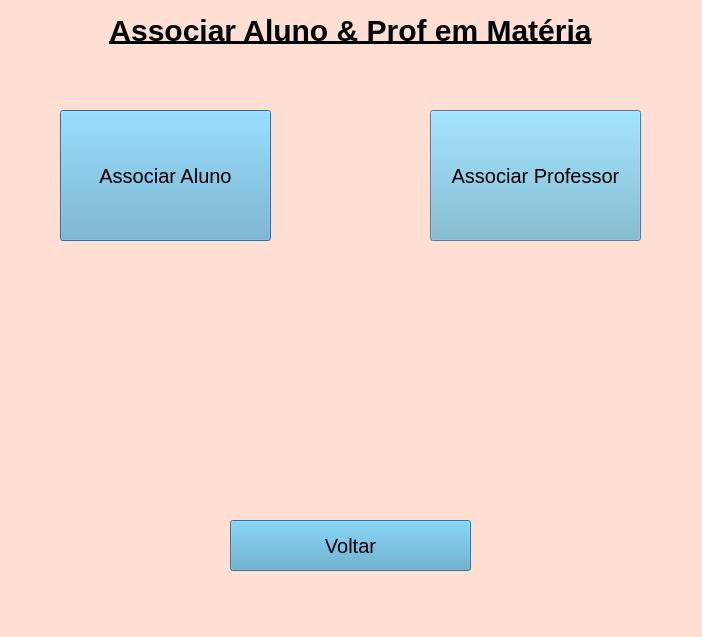
<?xml version="1.0" encoding="UTF-8"?>
<ui version="4.0">
 <class>telaMaterias</class>
 <widget class="QDialog" name="telaMaterias">
  <property name="geometry">
   <rect>
    <x>0</x>
    <y>0</y>
    <width>702</width>
    <height>637</height>
   </rect>
  </property>
  <property name="palette">
   <palette>
    <active>
     <colorrole role="WindowText">
      <brush brushstyle="SolidPattern">
       <color alpha="255">
        <red>0</red>
        <green>0</green>
        <blue>0</blue>
       </color>
      </brush>
     </colorrole>
     <colorrole role="Button">
      <brush brushstyle="SolidPattern">
       <color alpha="255">
        <red>30</red>
        <green>195</green>
        <blue>255</blue>
       </color>
      </brush>
     </colorrole>
     <colorrole role="Light">
      <brush brushstyle="SolidPattern">
       <color alpha="255">
        <red>255</red>
        <green>255</green>
        <blue>255</blue>
       </color>
      </brush>
     </colorrole>
     <colorrole role="Midlight">
      <brush brushstyle="SolidPattern">
       <color alpha="255">
        <red>255</red>
        <green>239</green>
        <blue>233</blue>
       </color>
      </brush>
     </colorrole>
     <colorrole role="Dark">
      <brush brushstyle="SolidPattern">
       <color alpha="255">
        <red>127</red>
        <green>111</green>
        <blue>105</blue>
       </color>
      </brush>
     </colorrole>
     <colorrole role="Mid">
      <brush brushstyle="SolidPattern">
       <color alpha="255">
        <red>170</red>
        <green>149</green>
        <blue>141</blue>
       </color>
      </brush>
     </colorrole>
     <colorrole role="Text">
      <brush brushstyle="SolidPattern">
       <color alpha="255">
        <red>0</red>
        <green>0</green>
        <blue>0</blue>
       </color>
      </brush>
     </colorrole>
     <colorrole role="BrightText">
      <brush brushstyle="SolidPattern">
       <color alpha="255">
        <red>255</red>
        <green>255</green>
        <blue>255</blue>
       </color>
      </brush>
     </colorrole>
     <colorrole role="ButtonText">
      <brush brushstyle="SolidPattern">
       <color alpha="255">
        <red>0</red>
        <green>0</green>
        <blue>0</blue>
       </color>
      </brush>
     </colorrole>
     <colorrole role="Base">
      <brush brushstyle="SolidPattern">
       <color alpha="255">
        <red>255</red>
        <green>255</green>
        <blue>255</blue>
       </color>
      </brush>
     </colorrole>
     <colorrole role="Window">
      <brush brushstyle="SolidPattern">
       <color alpha="255">
        <red>255</red>
        <green>223</green>
        <blue>211</blue>
       </color>
      </brush>
     </colorrole>
     <colorrole role="Shadow">
      <brush brushstyle="SolidPattern">
       <color alpha="255">
        <red>0</red>
        <green>0</green>
        <blue>0</blue>
       </color>
      </brush>
     </colorrole>
     <colorrole role="AlternateBase">
      <brush brushstyle="SolidPattern">
       <color alpha="255">
        <red>255</red>
        <green>239</green>
        <blue>233</blue>
       </color>
      </brush>
     </colorrole>
     <colorrole role="ToolTipBase">
      <brush brushstyle="SolidPattern">
       <color alpha="255">
        <red>255</red>
        <green>255</green>
        <blue>220</blue>
       </color>
      </brush>
     </colorrole>
     <colorrole role="ToolTipText">
      <brush brushstyle="SolidPattern">
       <color alpha="255">
        <red>0</red>
        <green>0</green>
        <blue>0</blue>
       </color>
      </brush>
     </colorrole>
     <colorrole role="PlaceholderText">
      <brush brushstyle="SolidPattern">
       <color alpha="128">
        <red>0</red>
        <green>0</green>
        <blue>0</blue>
       </color>
      </brush>
     </colorrole>
    </active>
    <inactive>
     <colorrole role="WindowText">
      <brush brushstyle="SolidPattern">
       <color alpha="255">
        <red>0</red>
        <green>0</green>
        <blue>0</blue>
       </color>
      </brush>
     </colorrole>
     <colorrole role="Button">
      <brush brushstyle="SolidPattern">
       <color alpha="255">
        <red>30</red>
        <green>195</green>
        <blue>255</blue>
       </color>
      </brush>
     </colorrole>
     <colorrole role="Light">
      <brush brushstyle="SolidPattern">
       <color alpha="255">
        <red>255</red>
        <green>255</green>
        <blue>255</blue>
       </color>
      </brush>
     </colorrole>
     <colorrole role="Midlight">
      <brush brushstyle="SolidPattern">
       <color alpha="255">
        <red>255</red>
        <green>239</green>
        <blue>233</blue>
       </color>
      </brush>
     </colorrole>
     <colorrole role="Dark">
      <brush brushstyle="SolidPattern">
       <color alpha="255">
        <red>127</red>
        <green>111</green>
        <blue>105</blue>
       </color>
      </brush>
     </colorrole>
     <colorrole role="Mid">
      <brush brushstyle="SolidPattern">
       <color alpha="255">
        <red>170</red>
        <green>149</green>
        <blue>141</blue>
       </color>
      </brush>
     </colorrole>
     <colorrole role="Text">
      <brush brushstyle="SolidPattern">
       <color alpha="255">
        <red>0</red>
        <green>0</green>
        <blue>0</blue>
       </color>
      </brush>
     </colorrole>
     <colorrole role="BrightText">
      <brush brushstyle="SolidPattern">
       <color alpha="255">
        <red>255</red>
        <green>255</green>
        <blue>255</blue>
       </color>
      </brush>
     </colorrole>
     <colorrole role="ButtonText">
      <brush brushstyle="SolidPattern">
       <color alpha="255">
        <red>0</red>
        <green>0</green>
        <blue>0</blue>
       </color>
      </brush>
     </colorrole>
     <colorrole role="Base">
      <brush brushstyle="SolidPattern">
       <color alpha="255">
        <red>255</red>
        <green>255</green>
        <blue>255</blue>
       </color>
      </brush>
     </colorrole>
     <colorrole role="Window">
      <brush brushstyle="SolidPattern">
       <color alpha="255">
        <red>255</red>
        <green>223</green>
        <blue>211</blue>
       </color>
      </brush>
     </colorrole>
     <colorrole role="Shadow">
      <brush brushstyle="SolidPattern">
       <color alpha="255">
        <red>0</red>
        <green>0</green>
        <blue>0</blue>
       </color>
      </brush>
     </colorrole>
     <colorrole role="AlternateBase">
      <brush brushstyle="SolidPattern">
       <color alpha="255">
        <red>255</red>
        <green>239</green>
        <blue>233</blue>
       </color>
      </brush>
     </colorrole>
     <colorrole role="ToolTipBase">
      <brush brushstyle="SolidPattern">
       <color alpha="255">
        <red>255</red>
        <green>255</green>
        <blue>220</blue>
       </color>
      </brush>
     </colorrole>
     <colorrole role="ToolTipText">
      <brush brushstyle="SolidPattern">
       <color alpha="255">
        <red>0</red>
        <green>0</green>
        <blue>0</blue>
       </color>
      </brush>
     </colorrole>
     <colorrole role="PlaceholderText">
      <brush brushstyle="SolidPattern">
       <color alpha="128">
        <red>0</red>
        <green>0</green>
        <blue>0</blue>
       </color>
      </brush>
     </colorrole>
    </inactive>
    <disabled>
     <colorrole role="WindowText">
      <brush brushstyle="SolidPattern">
       <color alpha="255">
        <red>127</red>
        <green>111</green>
        <blue>105</blue>
       </color>
      </brush>
     </colorrole>
     <colorrole role="Button">
      <brush brushstyle="SolidPattern">
       <color alpha="255">
        <red>30</red>
        <green>195</green>
        <blue>255</blue>
       </color>
      </brush>
     </colorrole>
     <colorrole role="Light">
      <brush brushstyle="SolidPattern">
       <color alpha="255">
        <red>255</red>
        <green>255</green>
        <blue>255</blue>
       </color>
      </brush>
     </colorrole>
     <colorrole role="Midlight">
      <brush brushstyle="SolidPattern">
       <color alpha="255">
        <red>255</red>
        <green>239</green>
        <blue>233</blue>
       </color>
      </brush>
     </colorrole>
     <colorrole role="Dark">
      <brush brushstyle="SolidPattern">
       <color alpha="255">
        <red>127</red>
        <green>111</green>
        <blue>105</blue>
       </color>
      </brush>
     </colorrole>
     <colorrole role="Mid">
      <brush brushstyle="SolidPattern">
       <color alpha="255">
        <red>170</red>
        <green>149</green>
        <blue>141</blue>
       </color>
      </brush>
     </colorrole>
     <colorrole role="Text">
      <brush brushstyle="SolidPattern">
       <color alpha="255">
        <red>127</red>
        <green>111</green>
        <blue>105</blue>
       </color>
      </brush>
     </colorrole>
     <colorrole role="BrightText">
      <brush brushstyle="SolidPattern">
       <color alpha="255">
        <red>255</red>
        <green>255</green>
        <blue>255</blue>
       </color>
      </brush>
     </colorrole>
     <colorrole role="ButtonText">
      <brush brushstyle="SolidPattern">
       <color alpha="255">
        <red>127</red>
        <green>111</green>
        <blue>105</blue>
       </color>
      </brush>
     </colorrole>
     <colorrole role="Base">
      <brush brushstyle="SolidPattern">
       <color alpha="255">
        <red>255</red>
        <green>223</green>
        <blue>211</blue>
       </color>
      </brush>
     </colorrole>
     <colorrole role="Window">
      <brush brushstyle="SolidPattern">
       <color alpha="255">
        <red>255</red>
        <green>223</green>
        <blue>211</blue>
       </color>
      </brush>
     </colorrole>
     <colorrole role="Shadow">
      <brush brushstyle="SolidPattern">
       <color alpha="255">
        <red>0</red>
        <green>0</green>
        <blue>0</blue>
       </color>
      </brush>
     </colorrole>
     <colorrole role="AlternateBase">
      <brush brushstyle="SolidPattern">
       <color alpha="255">
        <red>255</red>
        <green>223</green>
        <blue>211</blue>
       </color>
      </brush>
     </colorrole>
     <colorrole role="ToolTipBase">
      <brush brushstyle="SolidPattern">
       <color alpha="255">
        <red>255</red>
        <green>255</green>
        <blue>220</blue>
       </color>
      </brush>
     </colorrole>
     <colorrole role="ToolTipText">
      <brush brushstyle="SolidPattern">
       <color alpha="255">
        <red>0</red>
        <green>0</green>
        <blue>0</blue>
       </color>
      </brush>
     </colorrole>
     <colorrole role="PlaceholderText">
      <brush brushstyle="SolidPattern">
       <color alpha="128">
        <red>0</red>
        <green>0</green>
        <blue>0</blue>
       </color>
      </brush>
     </colorrole>
    </disabled>
   </palette>
  </property>
  <property name="windowTitle">
   <string>MainWindow</string>
  </property>
  <widget class="QWidget" name="centralwidget" native="true">
   <property name="geometry">
    <rect>
     <x>0</x>
     <y>0</y>
     <width>702</width>
     <height>637</height>
    </rect>
   </property>
   <widget class="QLabel" name="label">
    <property name="geometry">
     <rect>
      <x>75</x>
      <y>10</y>
      <width>551</width>
      <height>41</height>
     </rect>
    </property>
    <property name="font">
     <font>
      <pointsize>-1</pointsize>
      <weight>75</weight>
      <bold>true</bold>
      <underline>true</underline>
     </font>
    </property>
    <property name="styleSheet">
     <string notr="true">font-size:30px;</string>
    </property>
    <property name="text">
     <string>Associar Aluno &amp; Prof em Matéria</string>
    </property>
    <property name="alignment">
     <set>Qt::AlignCenter</set>
    </property>
   </widget>
   <widget class="QPushButton" name="pushButton">
    <property name="geometry">
     <rect>
      <x>60</x>
      <y>110</y>
      <width>211</width>
      <height>131</height>
     </rect>
    </property>
    <property name="styleSheet">
     <string notr="true">font-size:20px;
background-color:#6CB2D1</string>
    </property>
    <property name="text">
     <string>Associar Aluno</string>
    </property>
   </widget>
   <widget class="QPushButton" name="pushButton_2">
    <property name="geometry">
     <rect>
      <x>430</x>
      <y>110</y>
      <width>211</width>
      <height>131</height>
     </rect>
    </property>
    <property name="styleSheet">
     <string notr="true">font-size:20px;
background-color:#6CB2D1</string>
    </property>
    <property name="text">
     <string>Associar Professor</string>
    </property>
   </widget>
   <widget class="QPushButton" name="pushButton_5">
    <property name="geometry">
     <rect>
      <x>230</x>
      <y>520</y>
      <width>241</width>
      <height>51</height>
     </rect>
    </property>
    <property name="styleSheet">
     <string notr="true">font-size:20px;
background-color:#4F9EC4</string>
    </property>
    <property name="text">
     <string>Voltar</string>
    </property>
   </widget>
  </widget>
 </widget>
 <tabstops>
  <tabstop>pushButton</tabstop>
  <tabstop>pushButton_2</tabstop>
  <tabstop>pushButton_5</tabstop>
 </tabstops>
 <resources/>
 <connections>
  <connection>
   <sender>pushButton_5</sender>
   <signal>clicked()</signal>
   <receiver>telaMaterias</receiver>
   <slot>reject()</slot>
   <hints>
    <hint type="sourcelabel">
     <x>329</x>
     <y>581</y>
    </hint>
    <hint type="destinationlabel">
     <x>443</x>
     <y>617</y>
    </hint>
   </hints>
  </connection>
 </connections>
</ui>
